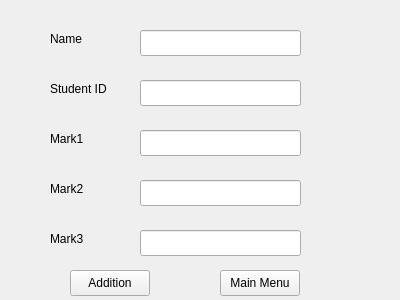
<?xml version="1.0" encoding="UTF-8"?>
<ui version="4.0">
 <class>AddStudentWidget</class>
 <widget class="QWidget" name="AddStudentWidget">
  <property name="geometry">
   <rect>
    <x>0</x>
    <y>0</y>
    <width>400</width>
    <height>300</height>
   </rect>
  </property>
  <property name="windowTitle">
   <string>Form</string>
  </property>
  <widget class="QPushButton" name="returnButton">
   <property name="geometry">
    <rect>
     <x>220</x>
     <y>270</y>
     <width>80</width>
     <height>26</height>
    </rect>
   </property>
   <property name="text">
    <string>Main Menu</string>
   </property>
  </widget>
  <widget class="QLabel" name="nameLabel">
   <property name="geometry">
    <rect>
     <x>50</x>
     <y>30</y>
     <width>54</width>
     <height>18</height>
    </rect>
   </property>
   <property name="text">
    <string>Name</string>
   </property>
  </widget>
  <widget class="QLabel" name="idLabel">
   <property name="geometry">
    <rect>
     <x>50</x>
     <y>80</y>
     <width>61</width>
     <height>18</height>
    </rect>
   </property>
   <property name="text">
    <string>Student ID</string>
   </property>
  </widget>
  <widget class="QLabel" name="mathLabel">
   <property name="geometry">
    <rect>
     <x>50</x>
     <y>130</y>
     <width>54</width>
     <height>18</height>
    </rect>
   </property>
   <property name="text">
    <string>Mark1</string>
   </property>
  </widget>
  <widget class="QLabel" name="enLabel">
   <property name="geometry">
    <rect>
     <x>50</x>
     <y>180</y>
     <width>54</width>
     <height>18</height>
    </rect>
   </property>
   <property name="text">
    <string>Mark2</string>
   </property>
  </widget>
  <widget class="QLabel" name="cLabel">
   <property name="geometry">
    <rect>
     <x>50</x>
     <y>230</y>
     <width>54</width>
     <height>18</height>
    </rect>
   </property>
   <property name="text">
    <string>Mark3</string>
   </property>
  </widget>
  <widget class="QLineEdit" name="nameLineEdit">
   <property name="geometry">
    <rect>
     <x>140</x>
     <y>30</y>
     <width>161</width>
     <height>26</height>
    </rect>
   </property>
  </widget>
  <widget class="QLineEdit" name="idLineEdit">
   <property name="geometry">
    <rect>
     <x>140</x>
     <y>80</y>
     <width>161</width>
     <height>26</height>
    </rect>
   </property>
  </widget>
  <widget class="QLineEdit" name="mathLineEdit">
   <property name="geometry">
    <rect>
     <x>140</x>
     <y>130</y>
     <width>161</width>
     <height>26</height>
    </rect>
   </property>
  </widget>
  <widget class="QLineEdit" name="enLineEdit">
   <property name="geometry">
    <rect>
     <x>140</x>
     <y>180</y>
     <width>161</width>
     <height>26</height>
    </rect>
   </property>
  </widget>
  <widget class="QLineEdit" name="cLineEdit">
   <property name="geometry">
    <rect>
     <x>140</x>
     <y>230</y>
     <width>161</width>
     <height>26</height>
    </rect>
   </property>
  </widget>
  <widget class="QPushButton" name="addButton">
   <property name="geometry">
    <rect>
     <x>70</x>
     <y>270</y>
     <width>80</width>
     <height>26</height>
    </rect>
   </property>
   <property name="text">
    <string>Addition</string>
   </property>
  </widget>
 </widget>
 <resources/>
 <connections/>
</ui>
